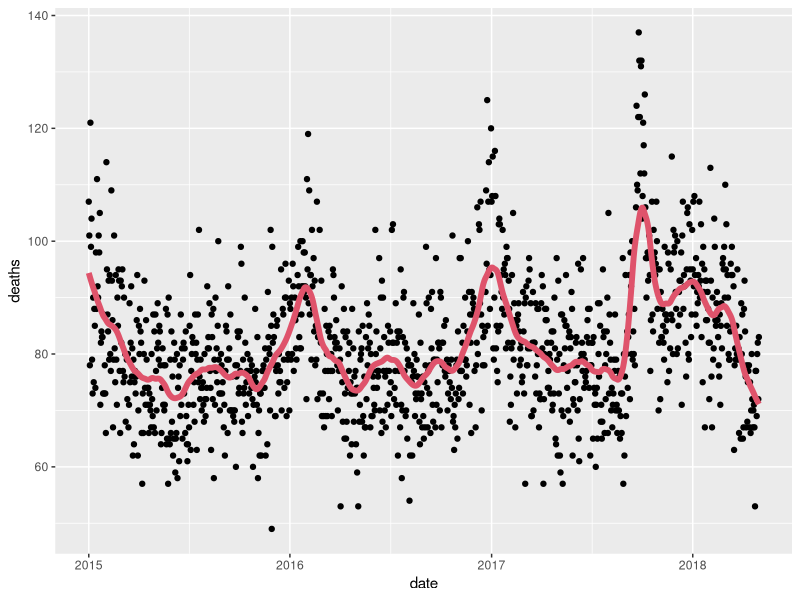
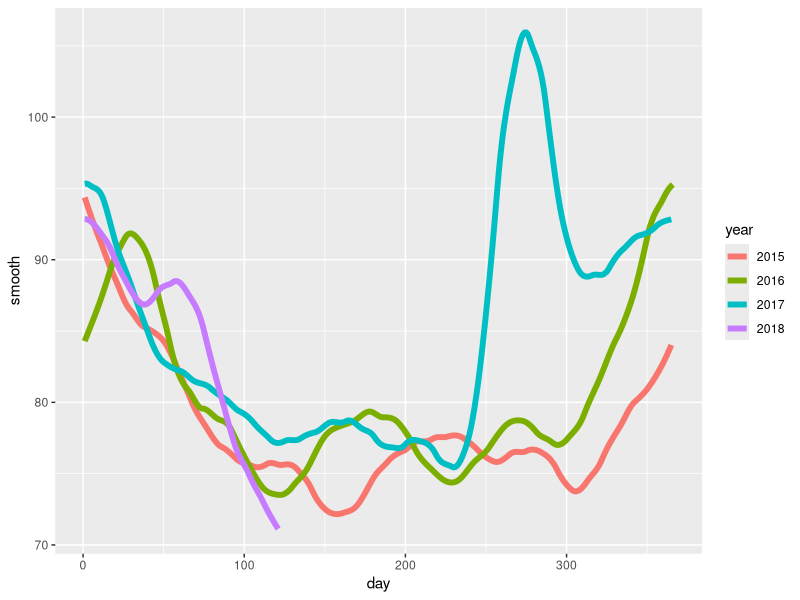
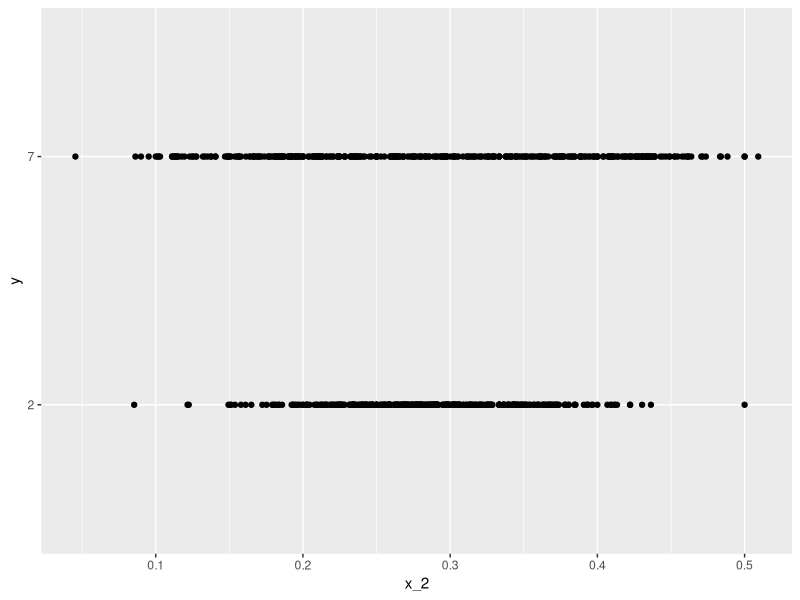
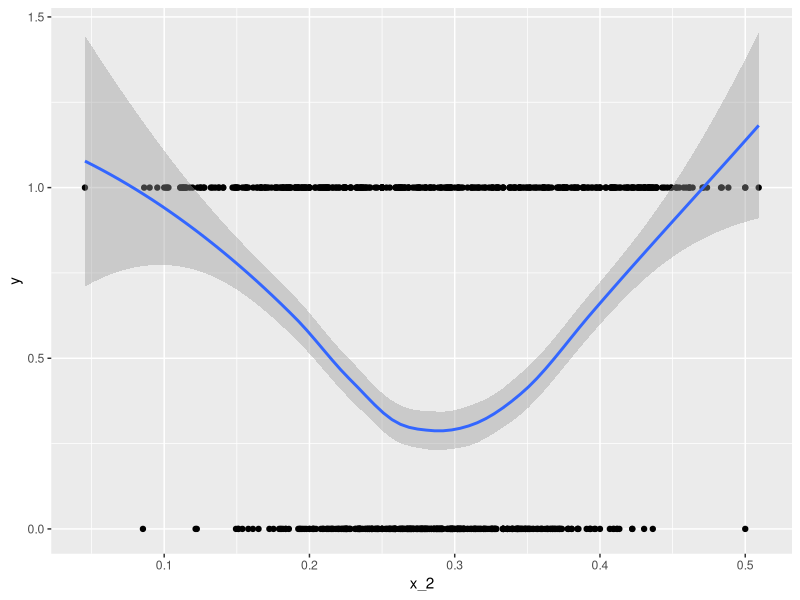

These figures' R source, in order:
library(tidyverse)
library(purrr)
# sudo add-apt-repository -y ppa:cran/poppler
# sudo apt-get update
# sudo sudo apt-get install -y libpoppler-cpp-dev
library(pdftools)
library(lubridate)

fn <- system.file("extdata", "RD-Mortality-Report_2015-18-180531.pdf", package="dslabs")

dat <- map_df(str_split(pdf_text(fn), "\n"), function(s){
  s <- str_trim(s)
  header_index <- str_which(s, "2015")[1]
  tmp <- str_split(s[header_index], "\\s+", simplify = TRUE)
  month <- tmp[1]
  header <- tmp[-1]
  tail_index  <- str_which(s, "Total")
  n <- str_count(s, "\\d+")
  out <- c(1:header_index, which(n==1), which(n>=28), tail_index:length(s))
  s[-out] %>%
    str_remove_all("[^\\d\\s]") %>%
    str_trim() %>%
    str_split_fixed("\\s+", n = 6) %>%
    .[,1:5] %>%
    as_data_frame() %>% 
    setNames(c("day", header)) %>%
    mutate(month = month,
           day = as.numeric(day)) %>%
    gather(year, deaths, -c(day, month)) %>%
    mutate(deaths = as.numeric(deaths))
}) %>%
  mutate(month = recode(month, "JAN" = 1, "FEB" = 2, "MAR" = 3, "APR" = 4, "MAY" = 5, "JUN" = 6, 
                        "JUL" = 7, "AGO" = 8, "SEP" = 9, "OCT" = 10, "NOV" = 11, "DEC" = 12)) %>%
  mutate(date = make_date(year, month, day)) %>%
  filter(date <= "2018-05-01")

span <- 60 / as.numeric(diff(range(dat$date)))
fit <- dat %>% mutate(x = as.numeric(date)) %>% loess(deaths ~ x, data = ., span = span, degree = 1)
dat %>% mutate(smooth = predict(fit, as.numeric(date))) %>%
  ggplot() +
  geom_point(aes(date, deaths)) +
  geom_line(aes(date, smooth), lwd = 2, col = 2)


# Question 2
dat %>% 
  mutate(smooth = predict(fit, as.numeric(date)), day = yday(date), year = as.character(year(date))) %>%
  ggplot(aes(day, smooth, col = year)) +
  geom_line(lwd = 2)

# Question 3
library(broom)
library(dslabs)

mnist_27$train %>% glm(y ~ x_2, family = "binomial", data = .) %>% tidy()
qplot(x_2, y, data = mnist_27$train)

mnist_27$train %>% 
  mutate(y = ifelse(y=="7", 1, 0)) %>%
  ggplot(aes(x_2, y)) +
  geom_point() +
  geom_smooth(method = "loess")
